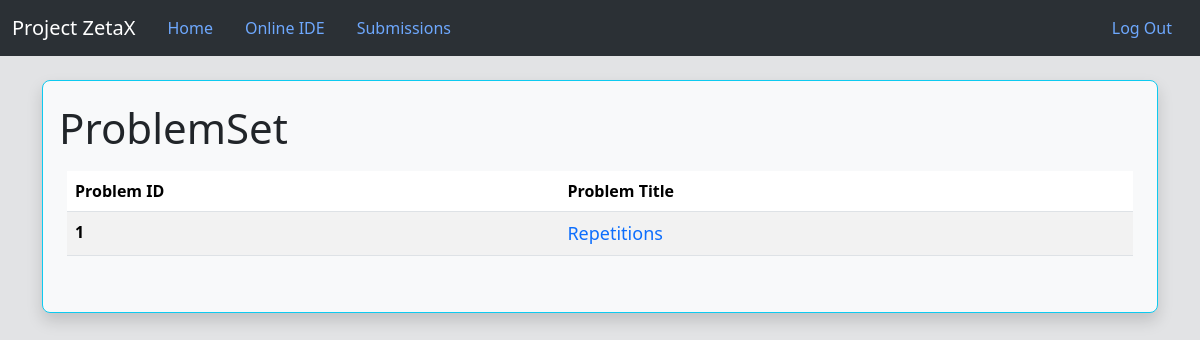
The page /contestant (signed in) on the database as committed earlier.
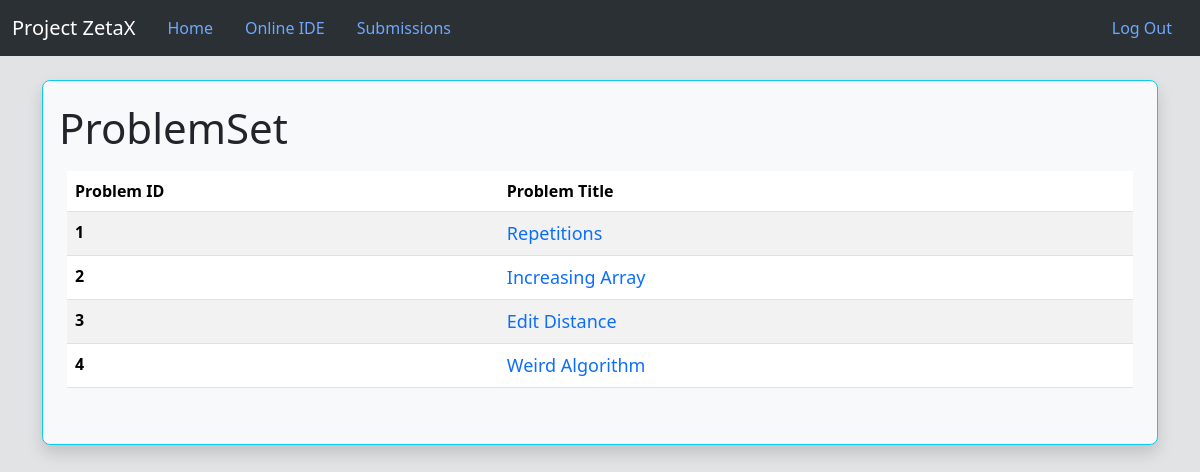
The same page on the database as committed later.
### Project/models.py (models this page shows, shortened)
class Problem(db.Model):
    __bind_key = 'problems'
    id = db.Column(db.Integer, primary_key=True)
    title = db.Column(db.String(100), nullable=False)
    description = db.Column(db.String(2000), nullable=False)
    sample_input = db.Column(db.String(100), nullable=False)
    sample_output = db.Column(db.String(100), nullable=False)
    exe_time = db.Column(db.Integer, nullable=False)
    exe_space = db.Column(db.Integer, nullable=False)
    judging_testcases = db.Column(db.String(1000000),nullable=False)
    exp_testcases_output = db.Column(db.String(1000000),nullable=False)
    user_id = db.Column(db.Integer, db.ForeignKey('user.id'))
    submission = db.relationship('Submissions',backref='problem')

### Project/routes.py (the view)
    def wrapped_function_contestant(*args,**kwargs):
        if (current_user.is_authenticated) and (current_user.type != 'Contestant'):
            flash("Please log in as Contestant to access this page",'error')
            return redirect(url_for('home'))
        return inner_func(*args,**kwargs)

### Project/models.py (called while the page is built)
@login_manager.user_loader
def load_user(id):
    return User.query.get(int(id))

### Project/routes.py (called while the page is built)
def contestant_required(inner_func):
    def wrapped_function_contestant(*args,**kwargs):
        if (current_user.is_authenticated) and (current_user.type != 'Contestant'):
            flash("Please log in as Contestant to access this page",'error')
            return redirect(url_for('home'))
        return inner_func(*args,**kwargs)
    wrapped_function_contestant.__name__ = inner_func.__name__
    return wrapped_function_contestant

@app.route('/contestant', methods= ['GET'])
@login_required
@contestant_required
def show_problems():
    problem_ids = Problem.query.with_entities(Problem.id).all()
    pblm_id_list = [x[0] for x in problem_ids]
    problem_titles = Problem.query.with_entities(Problem.title).all()
    pblm_title_list = [x[0] for x in problem_titles]
    return render_template('contestant.html' , ProblemIDs = pblm_id_list , ProblemTitles = pblm_title_list)

### Project/templates/contestant.html
{% extends 'base.html' %}
{% block content %}
<br>
<div class="container-fluid bg-light border border-info shadow p-3 mb-5 rounded-3">
    <h1><small class="text-dark">ProblemSet</small></h1>
    <div class="p-2 mb-3 rounded">
    <table class="table table-striped table-hover table-bordered=borderless caption-top rounded" >
        <thead>
            <tr>
                <th scope="col">Problem ID</th>
                <th scope="col">Problem Title</th>
            </tr>
        </thead>
        <tbody>
            {% for id in ProblemIDs %}
            <tr>
                <th scope="row">{{id}}</td>
                <td><a class="link-primary link-offset-2 link-underline-opacity-0 link-underline-opacity-100-hover" href="/problem/{{id}}">{{ProblemTitles[loop.index0]}}</a></td>
            </tr>
            {% endfor %}
        </tbody>
    </table>
    </div>
</div>
{% endblock %}

Rows that differ between the two databases and show on the page:
added Problem: title "Increasing Array"
added Problem: title "Edit Distance"
added Problem: title "Weird Algorithm"
Other text that changed with them:
new list line: "2"
new list line: "3"
new list line: "4"
